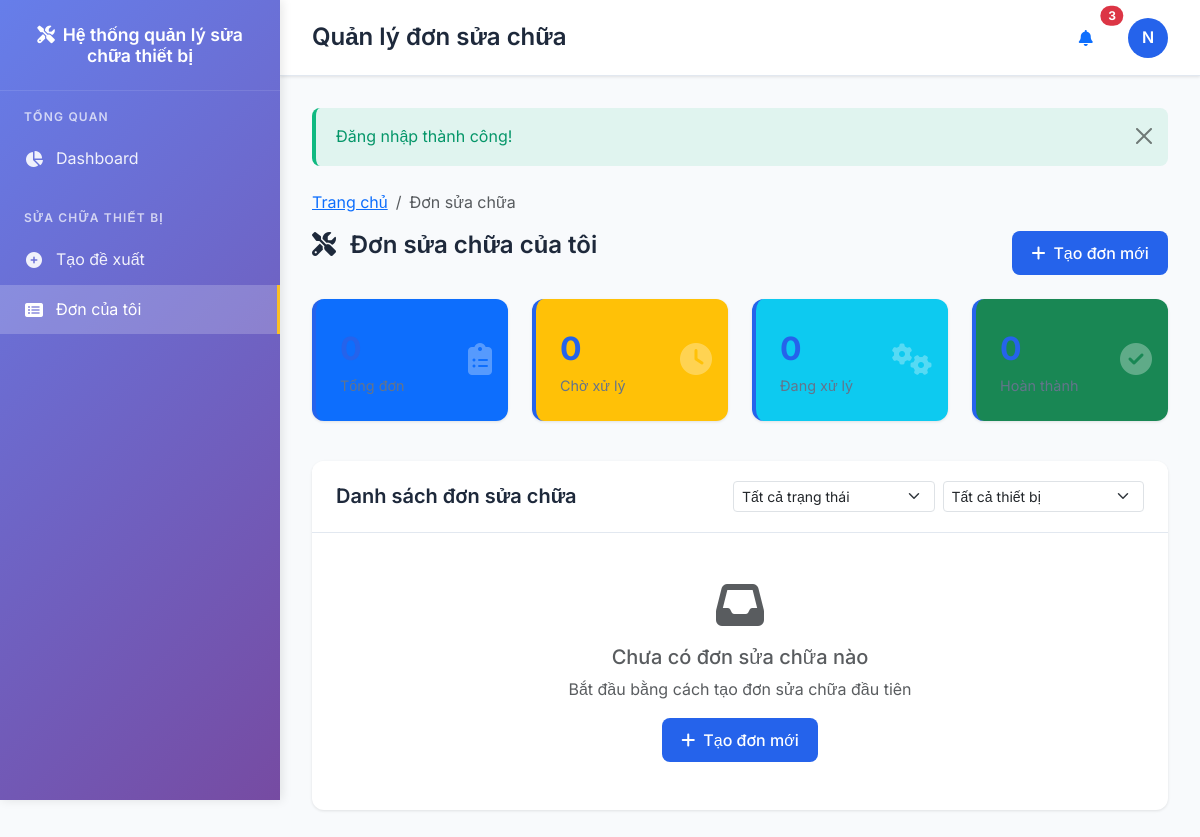
Before: /repairs/index.php (signed in) with the older database file.
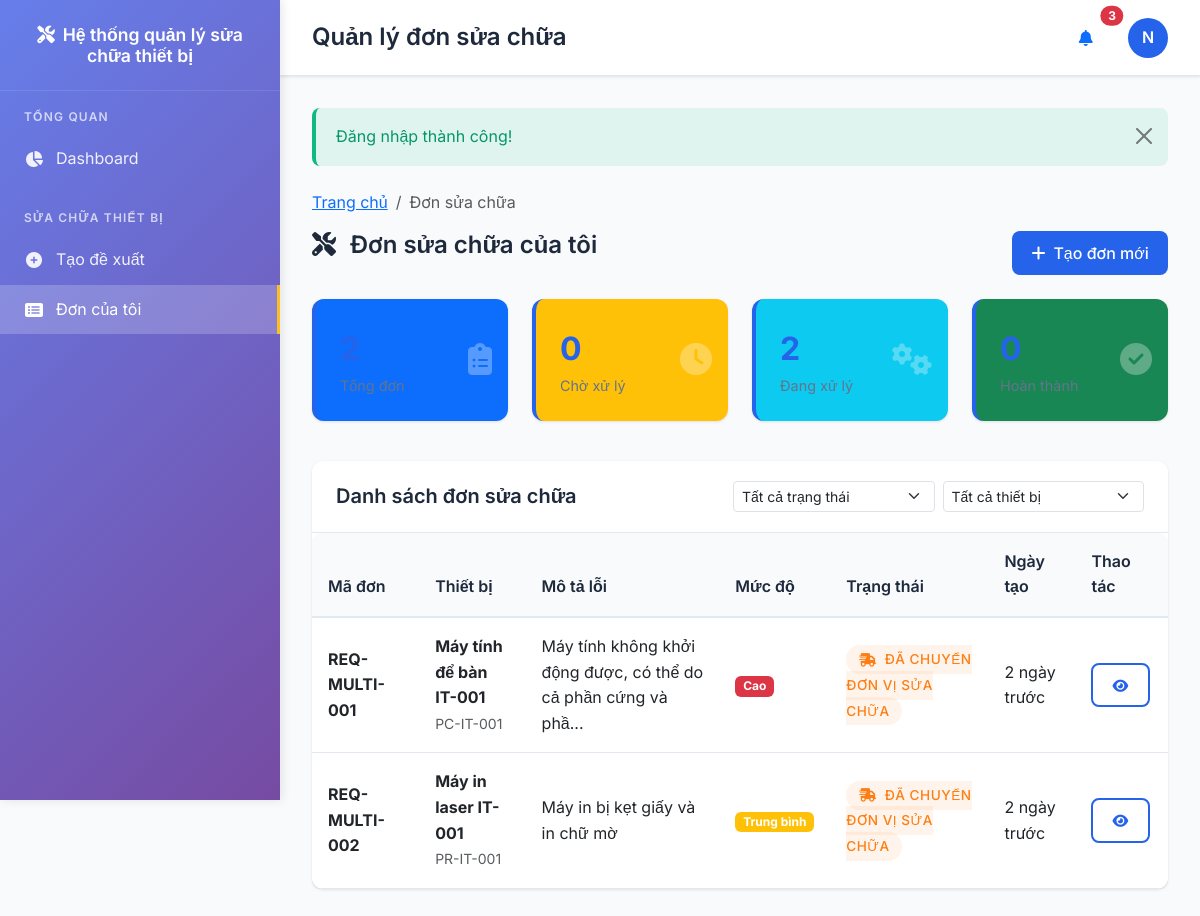
After: the same page with the newer database file.
### tables this page shows
CREATE TABLE repair_statuses (
    id INT AUTO_INCREMENT PRIMARY KEY,
    code VARCHAR(30) NOT NULL UNIQUE,
    name VARCHAR(100) NOT NULL,
    step_order INT NOT NULL,
    color VARCHAR(20) DEFAULT '#007bff',
    icon VARCHAR(50) DEFAULT 'fas fa-circle',
    description TEXT,
    created_at TIMESTAMP DEFAULT CURRENT_TIMESTAMP
);

CREATE TABLE repair_requests (
    id INT AUTO_INCREMENT PRIMARY KEY,
    request_code VARCHAR(30) NOT NULL UNIQUE,
    equipment_id INT NOT NULL,
    requester_id INT NOT NULL,
    problem_description TEXT NOT NULL,
    urgency_level ENUM('low', 'medium', 'high', 'critical') DEFAULT 'medium',
    images TEXT,  
    videos TEXT,  
    current_status_id INT NOT NULL,
    assigned_logistics_id INT,
    assigned_clerk_id INT,
    assigned_technician_id INT,
    estimated_completion DATE,
    actual_completion DATETIME,
    total_cost DECIMAL(15,2) DEFAULT 0,
    created_at TIMESTAMP DEFAULT CURRENT_TIMESTAMP,
    updated_at TIMESTAMP DEFAULT CURRENT_TIMESTAMP ON UPDATE CURRENT_TIMESTAMP,
    FOREIGN KEY (equipment_id) REFERENCES equipments(id) ON DELETE RESTRICT,
    FOREIGN KEY (requester_id) REFERENCES users(id) ON DELETE RESTRICT,
    FOREIGN KEY (current_status_id) REFERENCES repair_statuses(id) ON DELETE RESTRICT,
    FOREIGN KEY (assigned_logistics_id) REFERENCES users(id) ON DELETE SET NULL,
    FOREIGN KEY (assigned_clerk_id) REFERENCES users(id) ON DELETE SET NULL,
    FOREIGN KEY (assigned_technician_id) REFERENCES users(id) ON DELETE SET NULL
);

CREATE TABLE equipments (
    id INT AUTO_INCREMENT PRIMARY KEY,
    code VARCHAR(50) NOT NULL UNIQUE,
    name VARCHAR(200) NOT NULL,
    model VARCHAR(100),
    brand VARCHAR(100),
    type_id INT,
    department_id INT,
    location VARCHAR(200),
    purchase_date DATE,
    warranty_date DATE,
    purchase_price DECIMAL(15,2),
    specifications TEXT,
    image VARCHAR(255),
    status ENUM('active', 'maintenance', 'damaged', 'disposed') DEFAULT 'active',
    description TEXT,
    created_at TIMESTAMP DEFAULT CURRENT_TIMESTAMP,
    updated_at TIMESTAMP DEFAULT CURRENT_TIMESTAMP ON UPDATE CURRENT_TIMESTAMP,
    FOREIGN KEY (type_id) REFERENCES equipment_types(id) ON DELETE SET NULL,
    FOREIGN KEY (department_id) REFERENCES departments(id) ON DELETE SET NULL
);

### repairs/index.php (the view, shortened to what the changed rows need)
<?php
require_once __DIR__ . '/../config/config.php';
$controller = new RepairController();
$data = $controller->index();
$title = 'Quản lý đơn sửa chữa';
$user = current_user();
$role = $user['role_name'];
$breadcrumbs = [
    ['title' => 'Trang chủ', 'url' => url('dashboard.php')],
    ['title' => 'Đơn sửa chữa', 'url' => '']
];
?>
<div class="row mb-4">
    <div class="col-md-8">
        <h2 class="page-title">
            <i class="fas fa-tools me-2"></i>
            <?php if ($role === 'requester'): ?>
                Đơn sửa chữa của tôi
            <?php elseif ($role === 'logistics'): ?>
                Công việc giao liên
            <?php elseif ($role === 'clerk'): ?>
                Công việc văn thư
            <?php elseif ($role === 'technician'): ?>
                Công việc sửa chữa
            <?php else: ?>
                Tất cả đơn sửa chữa
            <?php endif; ?>
        </h2>
    </div>
    <div class="col-md-4 text-end">
    </div>
</div>
<div class="row mb-4">
    <?php if ($role === 'requester' && isset($data['requests'])): ?>
        <?php
        $myStats = [
            'total' => count($data['requests']),
            'pending' => count(array_filter($data['requests'], fn($r) => in_array($r['status_code'], ['PENDING_HANDOVER', 'HANDED_TO_CLERK']))),
            'in_progress' => count(array_filter($data['requests'], fn($r) => in_array($r['status_code'], ['SENT_TO_REPAIR', 'IN_PROGRESS', 'REPAIR_COMPLETED', 'RETRIEVED']))),
            'completed' => count(array_filter($data['requests'], fn($r) => $r['status_code'] === 'COMPLETED'))
        ];
        ?>
        <div class="col-xl-3 col-md-6 mb-3">
            <div class="stats-card bg-primary text-white">
                <div class="stats-number"><?= $myStats['total'] ?></div>
                <div class="stats-label">Tổng đơn</div>
                <div class="stats-icon"><i class="fas fa-clipboard-list"></i></div>
            </div>
        </div>
        <div class="col-xl-3 col-md-6 mb-3">
            <div class="stats-card bg-warning text-white">
                <div class="stats-number"><?= $myStats['pending'] ?></div>
                <div class="stats-label">Chờ xử lý</div>
                <div class="stats-icon"><i class="fas fa-clock"></i></div>
            </div>
        </div>
        <div class="col-xl-3 col-md-6 mb-3">
            <div class="stats-card bg-info text-white">
                <div class="stats-number"><?= $myStats['in_progress'] ?></div>
                <div class="stats-label">Đang xử lý</div>
                <div class="stats-icon"><i class="fas fa-cogs"></i></div>
            </div>
        </div>
        <div class="col-xl-3 col-md-6 mb-3">
            <div class="stats-card bg-success text-white">
                <div class="stats-number"><?= $myStats['completed'] ?></div>
                <div class="stats-label">Hoàn thành</div>
                <div class="stats-icon"><i class="fas fa-check-circle"></i></div>
            </div>
        </div>
    <?php endif; ?>
</div>
<?php if ($role === 'requester'): ?>
    <div class="card">
        <div class="card-header">
        </div>
        <div class="card-body p-0">
            <?php if (empty($data['requests'])): ?>
                <div class="text-center py-5">
                    <i class="fas fa-inbox fa-3x text-muted mb-3"></i>
                    <h5 class="text-muted">Chưa có đơn sửa chữa nào</h5>
                    <p class="text-muted">Bắt đầu bằng cách tạo đơn sửa chữa đầu tiên</p>
                    <a href="<?= url('repairs/create.php') ?>" class="btn btn-primary">
                        <i class="fas fa-plus me-2"></i>Tạo đơn mới
                    </a>
                </div>
            <?php else: ?>
                <div class="table-responsive">
                    <table class="table table-hover mb-0">
                        <thead class="table-light">
                            <tr>
                                <th>Mã đơn</th>
                                <th>Thiết bị</th>
                                <th>Mô tả lỗi</th>
                                <th>Mức độ</th>
                                <th>Trạng thái</th>
                                <th>Ngày tạo</th>
                                <th>Thao tác</th>
                            </tr>
                        </thead>
                        <tbody>
                            <?php foreach ($data['requests'] as $request): ?>
                                <tr>
                                    <td>
                                        <strong><?= e($request['request_code']) ?></strong>
                                    </td>
                                    <td>
                                        <div>
                                            <strong><?= e($request['equipment_name']) ?></strong>
                                            <br>
                                            <small class="text-muted"><?= e($request['equipment_code']) ?></small>
                                        </div>
                                    </td>
                                    <td>
                                        <span title="<?= e($request['problem_description']) ?>">
                                            <?= e(truncate($request['problem_description'], 60)) ?>
                                        </span>
                                    </td>
                                    <td>
                                        <?php
                                        $urgencyClass = [
                                            'low' => 'success',
                                            'medium' => 'warning',
                                            'high' => 'danger',
                                            'critical' => 'dark'
                                        ][$request['urgency_level']] ?? 'secondary';
                                        $urgencyText = [
                                            'low' => 'Thấp',
                                            'medium' => 'Trung bình',
                                            'high' => 'Cao',
                                            'critical' => 'Khẩn cấp'
                                        ][$request['urgency_level']] ?? 'Không xác định';
                                        ?>
                                        <span class="badge bg-<?= $urgencyClass ?>"><?= $urgencyText ?></span>
                                    </td>
                                    <td>
                                        <span class="status-badge" style="background-color: <?= e($request['status_color']) ?>15; color: <?= e($request['status_color']) ?>;">
                                            <i class="<?= e($request['status_icon']) ?> me-1"></i>
                                            <?= e($request['status_name']) ?>
                                        </span>
                                    </td>
                                    <td>
                                        <span title="<?= format_datetime($request['created_at']) ?>">
                                            <?= time_ago($request['created_at']) ?>
                                        </span>
                                    </td>
                                    <td>
                                        <a href="<?= url('repairs/view.php?code=' . $request['request_code']) ?>"
                                           class="btn btn-sm btn-outline-primary">
                                            <i class="fas fa-eye"></i>
                                        </a>
                                    </td>
                                </tr>
                            <?php endforeach; ?>
                        </tbody>
                    </table>
                </div>
            <?php endif; ?>
        </div>
    </div>
<?php endif; ?>
<?php
$content = ob_get_clean();
include '../layouts/app.php';
?>

### layouts/app.php (shortened to what the changed rows need)
<!DOCTYPE html>
<html lang="vi">
<head>
    <link href="https://cdn.jsdelivr.net/npm/bootstrap@5.3.0/dist/css/bootstrap.min.css" rel="stylesheet">
    <link href="https://cdnjs.cloudflare.com/ajax/libs/font-awesome/6.4.0/css/all.min.css" rel="stylesheet">
</head>
<body>
    <div class="main-content">
        <header class="main-header">
            <div class="header-content">
                <div>
                    <h1 class="page-title"><?= e($title ?? 'Dashboard') ?></h1>
                </div>
            </div>
        </header>
        <main class="content-area">
            <?php $flash_messages = get_flash_messages(); ?>
            <?php if (!empty($flash_messages)): ?>
                <?php foreach ($flash_messages as $message): ?>
                    <div class="alert alert-<?= $message['type'] === 'error' ? 'danger' : $message['type'] ?> alert-dismissible fade show">
                        <?= e($message['message']) ?>
                        <button type="button" class="btn-close" data-bs-dismiss="alert"></button>
                    </div>
                <?php endforeach; ?>
            <?php endif; ?>
            <?php if (isset($breadcrumbs)): ?>
                <?= breadcrumb($breadcrumbs) ?>
            <?php endif; ?>
            <?php if (isset($content)): ?>
                <?= $content ?>
            <?php endif; ?>
        </main>
    </div>
</body>
</html>

### utils/helpers.php (shortened to what the changed rows need)
<?php
function e($string) {
    return htmlspecialchars($string ?? '', ENT_QUOTES, 'UTF-8');
}
function url($path = '') {
    return BASE_URL . ltrim($path, '/');
}
function get_flash_messages() {
    $messages = $_SESSION['flash'] ?? [];
    return $messages;
}
function is_logged_in() {
    return isset($_SESSION['user_id']) && !empty($_SESSION['user_id']) && is_numeric($_SESSION['user_id']);
}
function current_user() {
    try {
        $db = Database::getInstance();
        $user = $db->fetch(
            "SELECT u.*, r.name as role_name, r.display_name as role_display_name,
                    d.name as department_name
             FROM users u
             LEFT JOIN roles r ON u.role_id = r.id
             LEFT JOIN departments d ON u.department_id = d.id
             WHERE u.id = ? AND u.status = 'active'",
            [$_SESSION['user_id']]
        );
        return $user;
    } catch (Exception $e) {
        error_log("Error in current_user(): " . $e->getMessage());
        return null;
    }
}
function format_datetime($datetime, $format = 'd/m/Y H:i') {
    return date($format, strtotime($datetime));
}
function time_ago($datetime) {
    $time = time() - strtotime($datetime);
    if ($time < 2592000) return floor($time/86400) . ' ngày trước';
    return floor($time/31104000) . ' năm trước';
}
function truncate($text, $length = 100, $suffix = '...') {
    if (mb_strlen($text) <= $length) {
        return $text;
    }
    return mb_substr($text, 0, $length) . $suffix;
}
function breadcrumb($items) {
    $html = '<nav aria-label="breadcrumb"><ol class="breadcrumb">';
    $count = count($items);
    foreach ($items as $index => $item) {
        if ($index === $count - 1) {
            $html .= '<li class="breadcrumb-item active" aria-current="page">' . e($item['title']) . '</li>';
        } else {
            $html .= '<li class="breadcrumb-item"><a href="' . e($item['url']) . '">' . e($item['title']) . '</a></li>';
        }
    }
    $html .= '</ol></nav>';
    return $html;
}
?>

Changed rows visible on the page:
now on this page (row unchanged): repair_statuses: code "0", code "2"
added repair_requests: request_code "REQ-MULTI-001", equipment.name "Máy tính để bàn IT-001", equipment.code "PC-IT-001", problem_description "Máy tính không khởi động được, có thể do cả phần cứng và phầ...", urgency_level "Cao", current_status.name "ĐÃ CHUYỂN ĐƠN VỊ SỬA CHỮA", created_at "2 ngày trước"
added repair_requests: request_code "REQ-MULTI-002", equipment.name "Máy in laser IT-001", equipment.code "PR-IT-001", problem_description "Máy in bị kẹt giấy và in chữ mờ", urgency_level "Trung bình", current_status.name "ĐÃ CHUYỂN ĐƠN VỊ SỬA CHỮA", created_at "2 ngày trước"
Other visible differences:
$myStats['pending']: "0" → (not shown)
$myStats['in_progress']: "0" → (not shown)
text no longer shown: "Chưa có đơn sửa chữa nào Bắt đầu bằng cách tạo đơn sửa chữa đầu tiên Tạo đơn mới"
text now shown: "Mã đơn Thiết bị Mô tả lỗi Mức độ Trạng thái Ngày tạo Thao tác"
